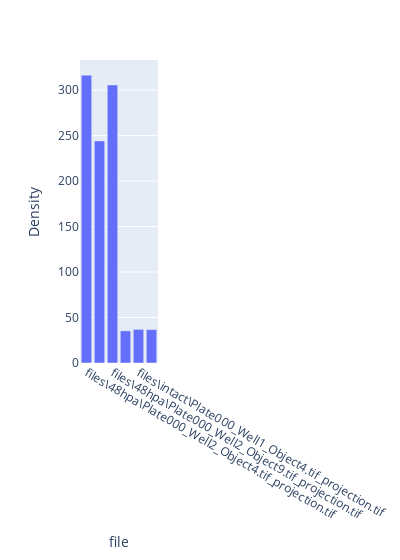

This figure's notebook cell:
### Markdown cell above
We have used plotly a bit before, remember all plotly graphs take a table as the first input (our table's name is 'df'), and then x and y arguments for which of the columns of your table you want on those axes.

### Code cell
px.bar(df, x='file', y='Density', width=400)

### Figure 1 — Plotly figure (JSON) as saved in the notebook; plotly's stock layout.template omitted (floating-point values rounded to 4 significant figures)
{"data": [{"alignmentgroup": "True", "hovertemplate": "file=%{x}<br>Density=%{y}<extra></extra>", "legendgroup": "", "marker": {"color": "#636efa", "pattern": {"shape": ""}}, "name": "", "offsetgroup": "", "orientation": "v", "showlegend": false, "textposition": "auto", "type": "bar", "x": ["files\\48hpa\\Plate000_Well2_Object4.tif_projection.tif", "files\\48hpa\\Plate000_Well2_Object6.tif_projection.tif", "files\\48hpa\\Plate000_Well2_Object9.tif_projection.tif", "files\\intact\\Plate000_Well1_Object3.tif_projection.tif", "files\\intact\\Plate000_Well1_Object4.tif_projection.tif", "files\\intact\\Plate000_Well1_Object6.tif_projection.tif"], "xaxis": "x", "y": [316.4, 244.1, 305.7, 35.33, 36.97, 36.73], "yaxis": "y"}], "layout": {"barmode": "relative", "legend": {"tracegroupgap": 0}, "margin": {"t": 60}, "width": 400, "xaxis": {"anchor": "y", "domain": [0, 1], "title": {"text": "file"}}, "yaxis": {"anchor": "x", "domain": [0, 1], "title": {"text": "Density"}}}}
